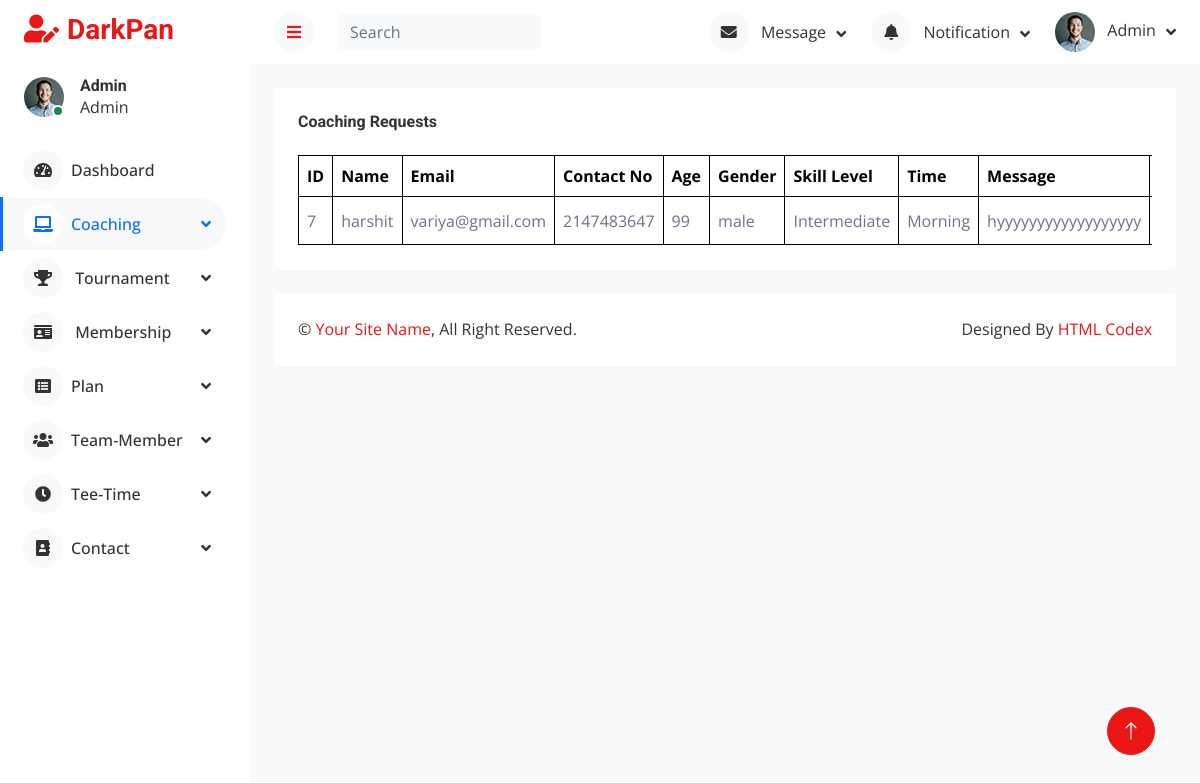
The app's page /admin/show_coach.php, older data.
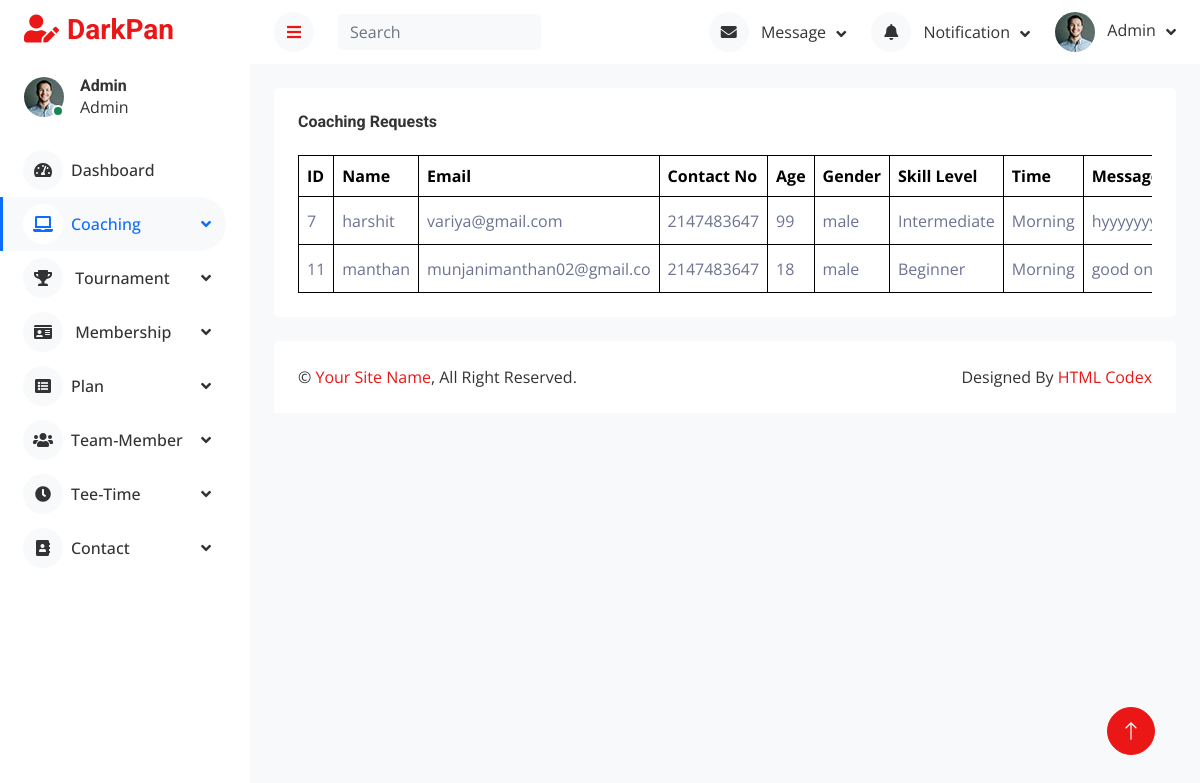
The same page, newer data.
### tables this page shows
CREATE TABLE `coaching` (
  `id` int(20) NOT NULL,
  `name` varchar(25) NOT NULL,
  `email` varchar(25) NOT NULL,
  `cno` int(20) NOT NULL,
  `age` varchar(25) NOT NULL,
  `gender` varchar(25) NOT NULL,
  `level` varchar(25) NOT NULL,
  `timeslot` varchar(25) NOT NULL,
  `message` varchar(25) NOT NULL
);

### admin/show_coach.php (the view, shortened to what this page needs)
<?php
    include "lib/db.php";
    $qry="SELECT * FROM `coaching`";
    $result=mysqli_query($con,$qry);
?>
<!DOCTYPE html>
<html lang="en">
<head>
    <link href="https://cdnjs.cloudflare.com/ajax/libs/font-awesome/5.10.0/css/all.min.css" rel="stylesheet">
    <link href="https://cdn.jsdelivr.net/npm/bootstrap-icons@1.4.1/font/bootstrap-icons.css" rel="stylesheet">
    <link href="lib/owlcarousel/assets/owl.carousel.min.css" rel="stylesheet">
    <link href="lib/tempusdominus/css/tempusdominus-bootstrap-4.min.css" rel="stylesheet" />
    <link href="css/bootstrap.min.css" rel="stylesheet">
    <link href="css/style.css" rel="stylesheet">
</head>
<body>
    <div class="container-fluid position-relative d-flex p-0">
        <?php include "sidebar.php"; ?>
        <div class="content">
            <?php include "header.php"; ?>
            <div class="container-fluid pt-4 px-4">
                <div class="bg-secondary text-center rounded p-4">
                    <div class="d-flex align-items-center justify-content-between mb-4">
                        <h6 class="mb-0">Coaching Requests</h6>
                    </div>
                    <div class="table-responsive">
                        <table class="table text-start align-middle table-bordered table-hover mb-0">
                            <thead>
                                <tr class="text-dark">
                                    <th scope="col">ID</th>
                                    <th scope="col">Name</th>
                                    <th scope="col">Email</th>
                                    <th scope="col">Contact No</th>
                                    <th scope="col">Age</th>
                                    <th scope="col">Gender</th>
                                    <th scope="col">Skill Level</th>
                                    <th scope="col">Time</th>
                                    <th scope="col">Message</th>
                                    <th scope="col" colspan=2 class="text-center">Operation</th>
                                </tr>
                            </thead>
                            <tbody>
                                <?php
                                while($row=mysqli_fetch_assoc($result)) {
                                ?>
                                <tr>
                                    <td><?php echo $row['id']; ?></td>
                                    <td><?php echo $row['name']; ?></td>
                                    <td><?php echo $row['email']; ?></td>
                                    <td><?php echo $row['cno']; ?></td>
                                    <td><?php echo $row['age']; ?></td>
                                    <td><?php echo $row['gender']; ?></td>
                                    <td><?php echo $row['level']; ?></td>
                                    <td><?php echo $row['timeslot']; ?></td>
                                    <td><?php echo $row['message']; ?></td>
                                    <td>
                                    </td>
                                </tr>
                                <?php } ?>
                            </tbody>
                        </table>
                    </div>
                </div>
            </div>
            <div class="container-fluid pt-4 px-4">
                <div class="bg-secondary rounded-top p-4">
                    <div class="row">
                        <div class="col-12 col-sm-6 text-center text-sm-start">
                            &copy; <a href="#">Your Site Name</a>, All Right Reserved.
                        </div>
                        <div class="col-12 col-sm-6 text-center text-sm-end">
                            Designed By <a href="https://htmlcodex.com">HTML Codex</a>
                        </div>
                    </div>
                </div>
            </div>
        </div>
        <a href="#" class="btn btn-lg btn-primary btn-lg-square back-to-top"><i class="bi bi-arrow-up"></i></a>
    </div>
</body>
</html>

Row changes from the older to the newer data that the page shows:
added coaching: id "11", name "manthan", email "munjanimanthan02@gmail.co", cno "2147483647", age "18", gender "male", level "Beginner", timeslot "Morning", message "good…"
